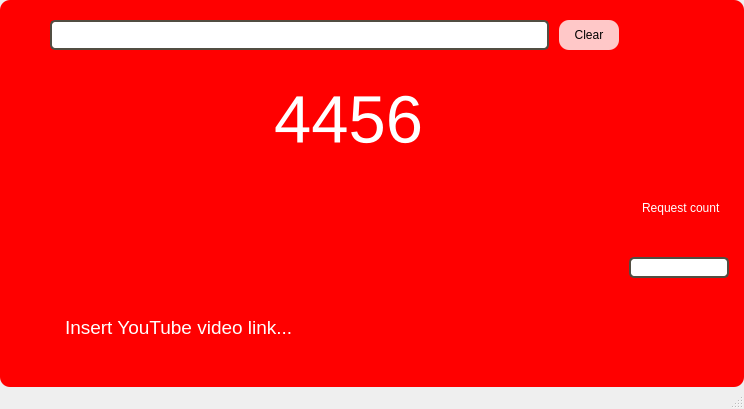
<?xml version="1.0" encoding="UTF-8"?>
<ui version="4.0">
 <class>MainWindow</class>
 <widget class="QMainWindow" name="MainWindow">
  <property name="geometry">
   <rect>
    <x>0</x>
    <y>0</y>
    <width>744</width>
    <height>409</height>
   </rect>
  </property>
  <property name="windowTitle">
   <string>Тест You Tube</string>
  </property>
  <widget class="QWidget" name="centralwidget">
   <property name="styleSheet">
    <string notr="true">QFrame{	
	
	color: rgb(255, 255, 255);
	background-color: rgb(255, 0, 0);
    border-radius: 10px;
    padding-left : 10px;
	padding-right :10px; 
}

QLineEdit {
    
	
    border: 2px solid rgb(81, 78, 66);
    border-radius: 5px;
    padding-left : 5px;
	padding-right : 5px;  
	background-color: rgb(255, 255, 255);

}

QLineEdit:hover{
	border: 2px solid rgb(48,50,62);
	color: rgb(255, 255, 255);
	background-color: rgba(165, 165, 165, 150);
}

QLineEdit:selected{
	color: rgb(255, 255, 255);
	background-color: rgba(165, 165, 165, 150);
	border: 2px solid rgb(48,50,62);
}

QLabel {
qproperty-alignment: AlignCenter;
}
</string>
   </property>
   <layout class="QGridLayout" name="gridLayout">
    <property name="leftMargin">
     <number>0</number>
    </property>
    <property name="topMargin">
     <number>0</number>
    </property>
    <property name="rightMargin">
     <number>0</number>
    </property>
    <property name="bottomMargin">
     <number>0</number>
    </property>
    <property name="horizontalSpacing">
     <number>0</number>
    </property>
    <item row="0" column="0">
     <widget class="QFrame" name="frame">
      <property name="styleSheet">
       <string notr="true"/>
      </property>
      <property name="frameShape">
       <enum>QFrame::StyledPanel</enum>
      </property>
      <property name="frameShadow">
       <enum>QFrame::Raised</enum>
      </property>
      <layout class="QGridLayout" name="gridLayout_2">
       <property name="leftMargin">
        <number>0</number>
       </property>
       <property name="topMargin">
        <number>0</number>
       </property>
       <property name="rightMargin">
        <number>0</number>
       </property>
       <property name="bottomMargin">
        <number>0</number>
       </property>
       <property name="spacing">
        <number>10</number>
       </property>
       <item row="3" column="5">
        <widget class="QPushButton" name="pushButton_clear">
         <property name="minimumSize">
          <size>
           <width>60</width>
           <height>30</height>
          </size>
         </property>
         <property name="maximumSize">
          <size>
           <width>30</width>
           <height>60</height>
          </size>
         </property>
         <property name="layoutDirection">
          <enum>Qt::LeftToRight</enum>
         </property>
         <property name="styleSheet">
          <string notr="true">QPushButton{
	
	background-color: rgba(255, 255, 255, 200);
	border-radius: 10px;
	padding: 6px;
	text-align:center
	
}

QPushButton:hover:!pressed {	
	
	background-color: rgba(165, 165, 165, 150);
}

QPushButton:pressed{
	
	background-color: rgba(85, 170, 255, 200);
}</string>
         </property>
         <property name="text">
          <string>Clear</string>
         </property>
        </widget>
       </item>
       <item row="7" column="6">
        <widget class="QLineEdit" name="numReq">
         <property name="maximumSize">
          <size>
           <width>100</width>
           <height>16777215</height>
          </size>
         </property>
         <property name="font">
          <font>
           <pointsize>10</pointsize>
          </font>
         </property>
        </widget>
       </item>
       <item row="3" column="1" colspan="4">
        <widget class="QLineEdit" name="queryWin">
         <property name="minimumSize">
          <size>
           <width>0</width>
           <height>30</height>
          </size>
         </property>
         <property name="font">
          <font>
           <pointsize>13</pointsize>
          </font>
         </property>
         <property name="text">
          <string/>
         </property>
        </widget>
       </item>
       <item row="3" column="6">
        <spacer name="horizontalSpacer_3">
         <property name="orientation">
          <enum>Qt::Horizontal</enum>
         </property>
         <property name="sizeType">
          <enum>QSizePolicy::Fixed</enum>
         </property>
         <property name="sizeHint" stdset="0">
          <size>
           <width>40</width>
           <height>20</height>
          </size>
         </property>
        </spacer>
       </item>
       <item row="5" column="1">
        <widget class="QLabel" name="label_pic">
         <property name="font">
          <font>
           <pointsize>14</pointsize>
           <weight>50</weight>
           <bold>false</bold>
          </font>
         </property>
         <property name="text">
          <string/>
         </property>
        </widget>
       </item>
       <item row="9" column="1">
        <spacer name="verticalSpacer_3">
         <property name="orientation">
          <enum>Qt::Vertical</enum>
         </property>
         <property name="sizeType">
          <enum>QSizePolicy::Fixed</enum>
         </property>
         <property name="sizeHint" stdset="0">
          <size>
           <width>20</width>
           <height>20</height>
          </size>
         </property>
        </spacer>
       </item>
       <item row="4" column="1">
        <spacer name="verticalSpacer_2">
         <property name="orientation">
          <enum>Qt::Vertical</enum>
         </property>
         <property name="sizeType">
          <enum>QSizePolicy::Fixed</enum>
         </property>
         <property name="sizeHint" stdset="0">
          <size>
           <width>20</width>
           <height>20</height>
          </size>
         </property>
        </spacer>
       </item>
       <item row="3" column="0">
        <spacer name="horizontalSpacer">
         <property name="orientation">
          <enum>Qt::Horizontal</enum>
         </property>
         <property name="sizeType">
          <enum>QSizePolicy::Fixed</enum>
         </property>
         <property name="sizeHint" stdset="0">
          <size>
           <width>40</width>
           <height>20</height>
          </size>
         </property>
        </spacer>
       </item>
       <item row="5" column="3">
        <widget class="QLabel" name="label_count">
         <property name="font">
          <font>
           <pointsize>50</pointsize>
           <weight>50</weight>
           <bold>false</bold>
          </font>
         </property>
         <property name="text">
          <string>4456</string>
         </property>
        </widget>
       </item>
       <item row="8" column="1" colspan="4">
        <widget class="QLabel" name="label_error">
         <property name="font">
          <font>
           <pointsize>14</pointsize>
           <weight>50</weight>
           <bold>false</bold>
          </font>
         </property>
         <property name="contextMenuPolicy">
          <enum>Qt::DefaultContextMenu</enum>
         </property>
         <property name="layoutDirection">
          <enum>Qt::LeftToRight</enum>
         </property>
         <property name="text">
          <string>Insert YouTube video link...</string>
         </property>
        </widget>
       </item>
       <item row="2" column="1">
        <spacer name="verticalSpacer">
         <property name="orientation">
          <enum>Qt::Vertical</enum>
         </property>
         <property name="sizeType">
          <enum>QSizePolicy::Fixed</enum>
         </property>
         <property name="sizeHint" stdset="0">
          <size>
           <width>20</width>
           <height>20</height>
          </size>
         </property>
        </spacer>
       </item>
       <item row="6" column="6">
        <widget class="QLabel" name="label">
         <property name="text">
          <string>Request count</string>
         </property>
        </widget>
       </item>
      </layout>
     </widget>
    </item>
   </layout>
  </widget>
  <widget class="QMenuBar" name="menubar">
   <property name="geometry">
    <rect>
     <x>0</x>
     <y>0</y>
     <width>744</width>
     <height>21</height>
    </rect>
   </property>
  </widget>
  <widget class="QStatusBar" name="statusbar"/>
 </widget>
 <resources/>
 <connections/>
</ui>
